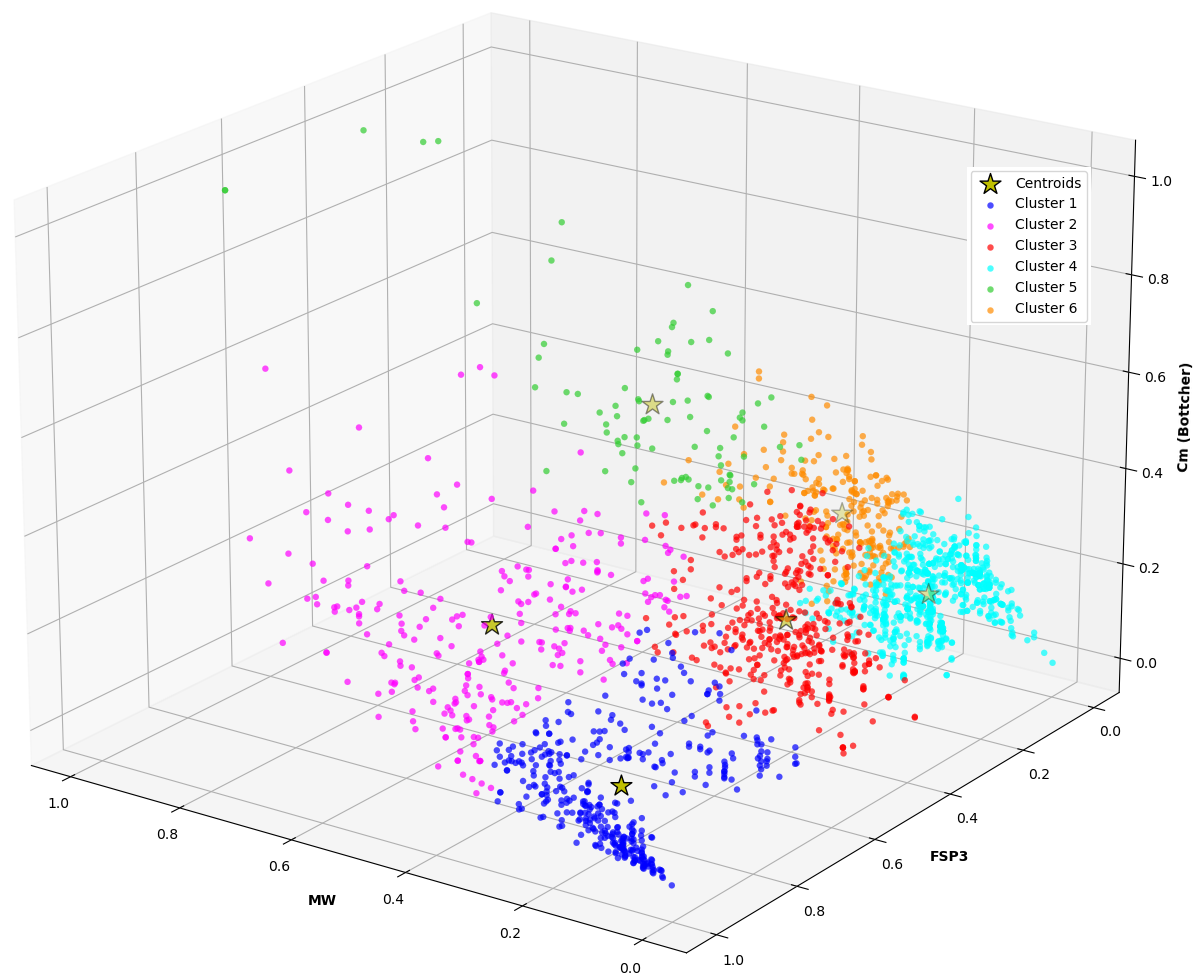

Here is the Python script that generated this plot:
import numpy as np
import pandas as pd
from scipy.cluster.hierarchy import dendrogram
from sklearn.cluster import AgglomerativeClustering
from sklearn import metrics
from sklearn.metrics import pairwise_distances
from scipy.spatial.distance import euclidean
from matplotlib import pyplot as plt

#for determining "optimal" number of clusters to fit
def plot_dendrogram(model, **kwargs):
    # Create linkage matrix and then plot the dendrogram

    # create the counts of samples under each node
    counts = np.zeros(model.children_.shape[0])
    n_samples = len(model.labels_)
    for i, merge in enumerate(model.children_):
        current_count = 0
        for child_idx in merge:
            if child_idx < n_samples:
                current_count += 1  # leaf node
            else:
                current_count += counts[child_idx - n_samples]
        counts[i] = current_count

    linkage_matrix = np.column_stack(
        [model.children_, model.distances_, counts]
    ).astype(float)

    # Plot the corresponding dendrogram
    dendrogram(linkage_matrix, **kwargs)



### Import Data ###
#csv containing standardized mol prop data
import_file_name = 'MinMaxscaled_sulfinates.csv'
#import prop data from csv
incoming_data = pd.read_csv(f'{import_file_name}')     
#store data: MW/FSP3/Bottcher
bottcher_data = incoming_data.iloc[:,3:6].values


### Configure Model ###
model = AgglomerativeClustering(n_clusters=6, affinity='euclidean', linkage='ward')
model = model.fit(bottcher_data)
clusters = model.labels_
reporting = metrics.silhouette_score(bottcher_data, clusters, metric='euclidean')
print(f'\nSilhouette Score: {reporting}\n')

### Dendrogram related ###
#dendrogram = sch.dendrogram(sch.linkage(bottcher_data, method='ward'))
#use a dendrogram to determine the optimal # of clusters
# plt.title("Hierarchical Clustering Dendrogram")
# plot_dendrogram(model, truncate_mode="level", p=5)
# plt.xlabel("# pts in each node")
# plt.show()

### Organize Output Data ###
#add the cluster data to a new column in data
incoming_data['Cluster'] = clusters
#separate the data by cluster
data1 = incoming_data[incoming_data.Cluster==0]
data2 = incoming_data[incoming_data.Cluster==1]
data3 = incoming_data[incoming_data.Cluster==2]
data4 = incoming_data[incoming_data.Cluster==3]
data5 = incoming_data[incoming_data.Cluster==4]
data6 = incoming_data[incoming_data.Cluster==5]

#calculate the centroid (arithmetic mean) of each cluster
data1_array = data1.iloc[:,3:6].values
data1_centroid = np.mean(data1_array, axis=0)

data2_array = data2.iloc[:,3:6].values
data2_centroid = np.mean(data2_array, axis=0)

data3_array = data3.iloc[:,3:6].values
data3_centroid = np.mean(data3_array, axis=0)

data4_array = data4.iloc[:,3:6].values
data4_centroid = np.mean(data4_array, axis=0)

data5_array = data5.iloc[:,3:6].values
data5_centroid = np.mean(data5_array, axis=0)

data6_array = data6.iloc[:,3:6].values
data6_centroid = np.mean(data6_array, axis=0)
print(data6_centroid)

#store cluster centroids in a list
centroids = [
    data1_centroid,
    data2_centroid,
    data3_centroid,
    data4_centroid,
    data5_centroid,
    data6_centroid,
    ]

#convert list to 2d np array (6x3)
centroids = np.array(centroids)

# Loop over all clusters and find index of closest point to the cluster center and append to closest_pt_idx list.
closest_pt_idx = []
for iclust in range(model.n_clusters):
    # get all points assigned to each cluster:
    cluster_pts = bottcher_data[model.labels_ == iclust]
    # get all indices of points assigned to this cluster:
    cluster_pts_indices = np.where(model.labels_ == iclust)[0]

    cluster_cen = centroids[iclust]
    min_idx = np.argmin([euclidean(bottcher_data[idx], cluster_cen) for idx in cluster_pts_indices])
    
    # Testing:    
    print(f'\ncluster center: {cluster_cen}')
    print('closest point to cluster center: ', cluster_pts[min_idx])
    print('closest index of point to cluster center: ', cluster_pts_indices[min_idx])
    print('  ', bottcher_data[cluster_pts_indices[min_idx]])
    closest_pt_idx.append(cluster_pts_indices[min_idx])

#get the rows of incoming data corresponding to closest_pt_index numbers
representative_sulfinates = pd.DataFrame()
for index in closest_pt_idx:
    captured = incoming_data.iloc[[index]]
    representative_sulfinates = pd.concat([captured, representative_sulfinates], axis=0)

representative_sulfinates.to_csv(f'selected_sulfinates.csv', index=False, header=True)

### Plotting Data ###
# #initialize a 3D plot
fig = plt.figure(figsize=(16,16))
ax = fig.add_subplot(projection='3d')

#plot centroids
#6 rows of 3 columns (6 instances of x,y,z data)
ax.scatter(
    centroids[:,0],
    centroids[:,1],
    centroids[:,2],
    s=250, c="y", edgecolor='k',
    label = "Centroids", marker='*',
    zorder=100)

# add clustered data to plot
ax.scatter(data1.MW, data1.FSP3, data1.Cm, c='blue', label='Cluster 1', linewidths=0.1, alpha=0.7)
ax.scatter(data2.MW, data2.FSP3, data2.Cm, c='magenta', label='Cluster 2', linewidths=0.1, alpha=0.7)
ax.scatter(data3.MW, data3.FSP3, data3.Cm, c='red', label='Cluster 3', linewidths=0.1, alpha=0.7)
ax.scatter(data4.MW, data4.FSP3, data4.Cm, c='cyan', label='Cluster 4', linewidths=0.1, alpha=0.7)
ax.scatter(data5.MW, data5.FSP3, data5.Cm, c='limegreen', label='Cluster 5', linewidths=0.1, alpha=0.7)
ax.scatter(data6.MW, data6.FSP3, data6.Cm, c='darkorange', label='Cluster 6', linewidths=0.1, alpha=0.7)

# #tilt the plot
ax.view_init(20, 125)

# #set labels
ax.set_xlabel('MW', fontsize=10, fontweight='bold')
ax.set_ylabel('FSP3', fontsize=10, fontweight='bold')
ax.set_zlabel('Cm (Bottcher)', fontsize=10, fontweight='bold')
#$ax.set_zlim([0, 1400])

# #save the plot to a file
plt.legend(loc='best')
plt.savefig('agglom6_bottch_euc_minmaxed.png', bbox_inches="tight")
